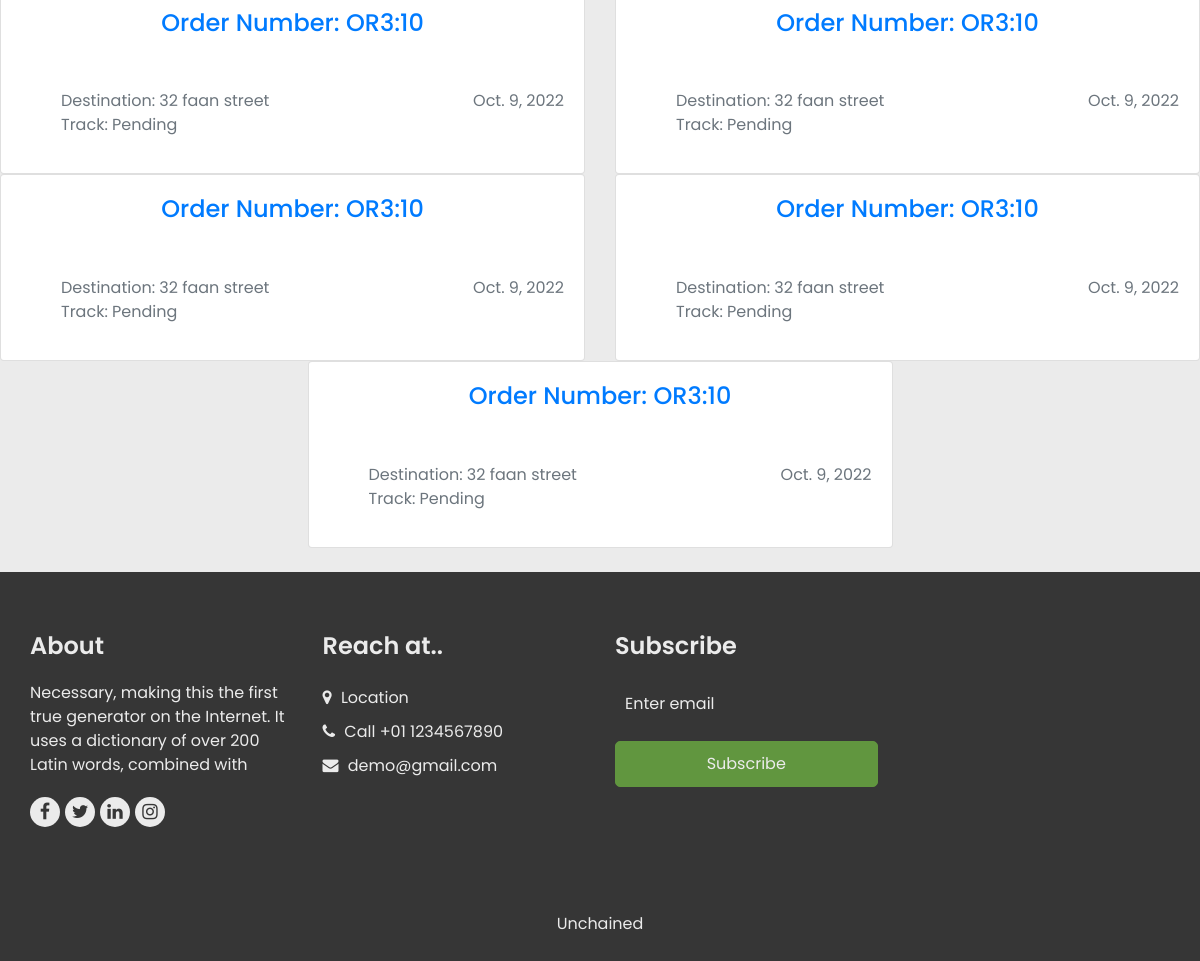
/orders/ (signed in, lower part), run on an earlier commit of the app's database.
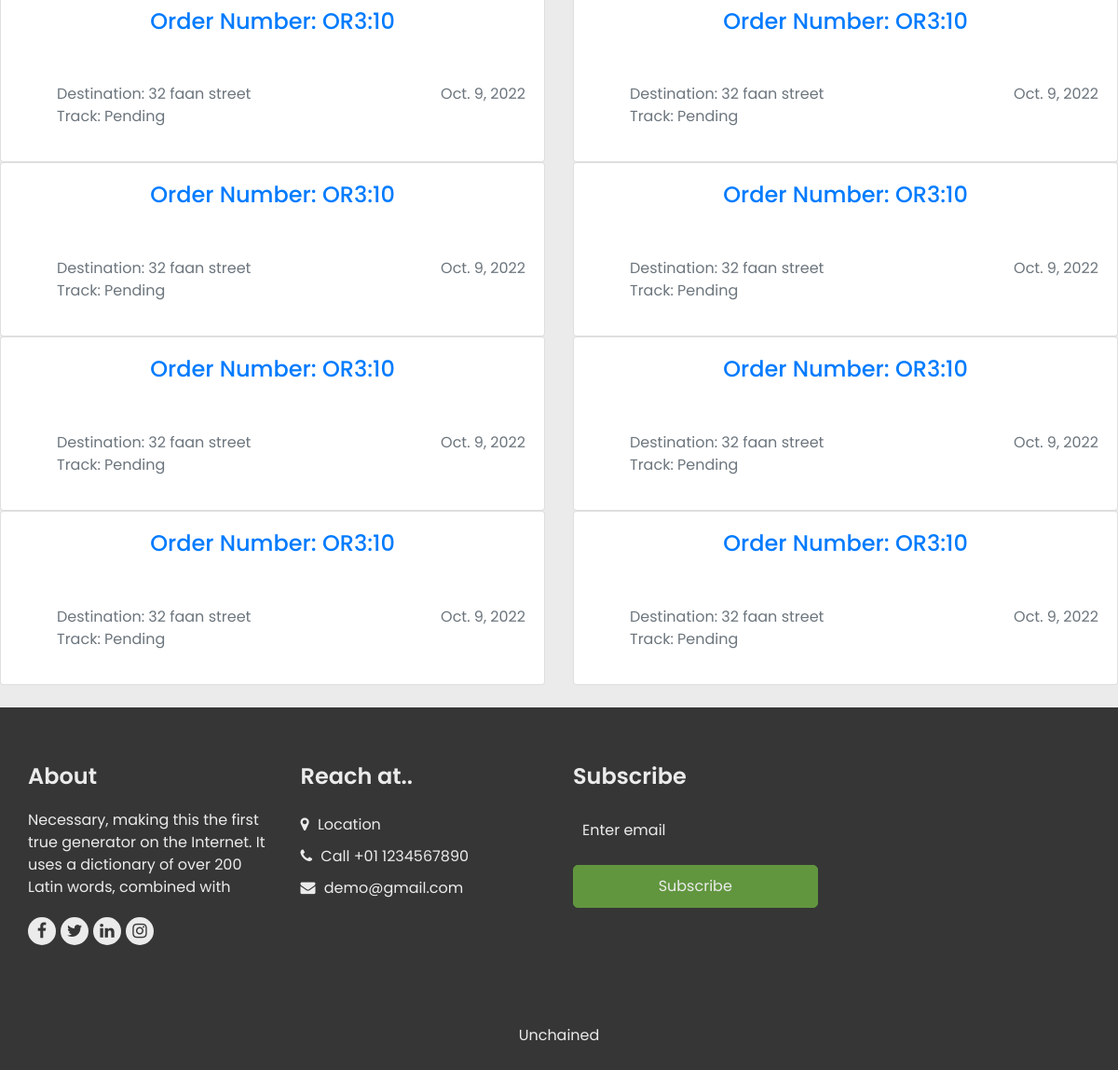
And on a later commit of the database.
### store/models.py (models this page shows, shortened)
class Order(models.Model):
    customer = models.ForeignKey(Customer, on_delete=models.CASCADE)
    date = models.DateField(default=datetime.datetime.today)
    status = models.CharField(
        max_length=100, choices=ORDER_STATUS, default='Pending')
    total_price = models.FloatField(default=0)
    order_number = models.CharField(max_length=100, default="")
    destination = models.CharField(max_length=100, default="")

### store/views.py (the view)
# urls.py: path('orders/', views.get_orders, name='get_orders'),
def get_orders(request):
    context = {}
    try:
        customer, created = Customer.objects.get_or_create(user=request.user)
        orders = Order.objects.filter(customer=customer)
        context = {'orders': orders}
    except Order.DoesNotExist:
        context = {'order': Order.objects.none()}
    return render(request, 'pages/orders.html', context)

### store/templates/pages/orders.html
{% extends 'master/main.html' %}
{% load crispy_forms_filters %}
{% load humanize %}
{% load static %}
{% block content %}
    <div class="row d-flex justify-content-center mt-100 mb-100">
        {% for order in orders %}
                <div class="col-lg-6">
                    <div class="card">
                        <div class="card-body text-center">
                            <a href="{% url 'get_receipt'  order.pk %}">
                            <h4 class="card-title m-b-0">Order Number: {{ order.order_number }}</h4>
                            </a>
                        </div>
                        <ul class="list-style-none">
                            <li class="d-flex no-block card-body">
                                <div>
                                    <span class="text-muted">Destination: {{ order.destination }} </span>
                                    <br>
                                    <span class="text-muted">Track: {{ order.status }} </span>
                                </div>
                                <div class="ml-auto">
                                    <div class="text-right">
                                        <span class="text-muted font-16">{{ order.date }}</span>
                                    </div>
                                </div>
                            </li>
                        </ul>
                    </div>
                </div>
        {% endfor %}
    </div>
{% endblock content %}

What changed in the data, as far as the page shows it:
added Order: order_number "OR3:10", destination "32 faan street", status "Pending", date "Oct. 9, 2022"
added Order: order_number "OR3:10", destination "32 faan street", status "Pending", date "Oct. 9, 2022"
added Order: order_number "OR3:10", destination "32 faan street", status "Pending", date "Oct. 9, 2022"
